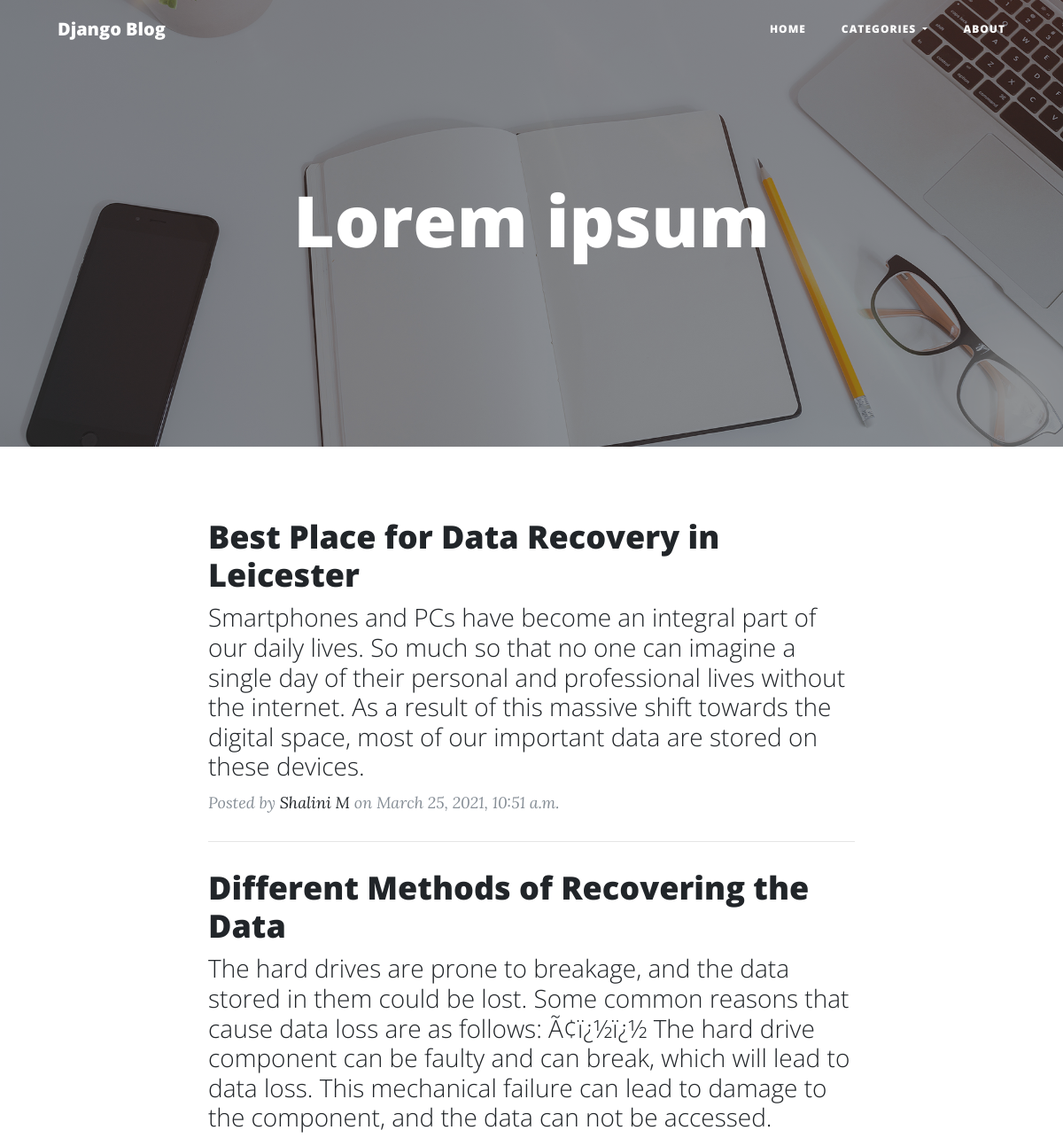
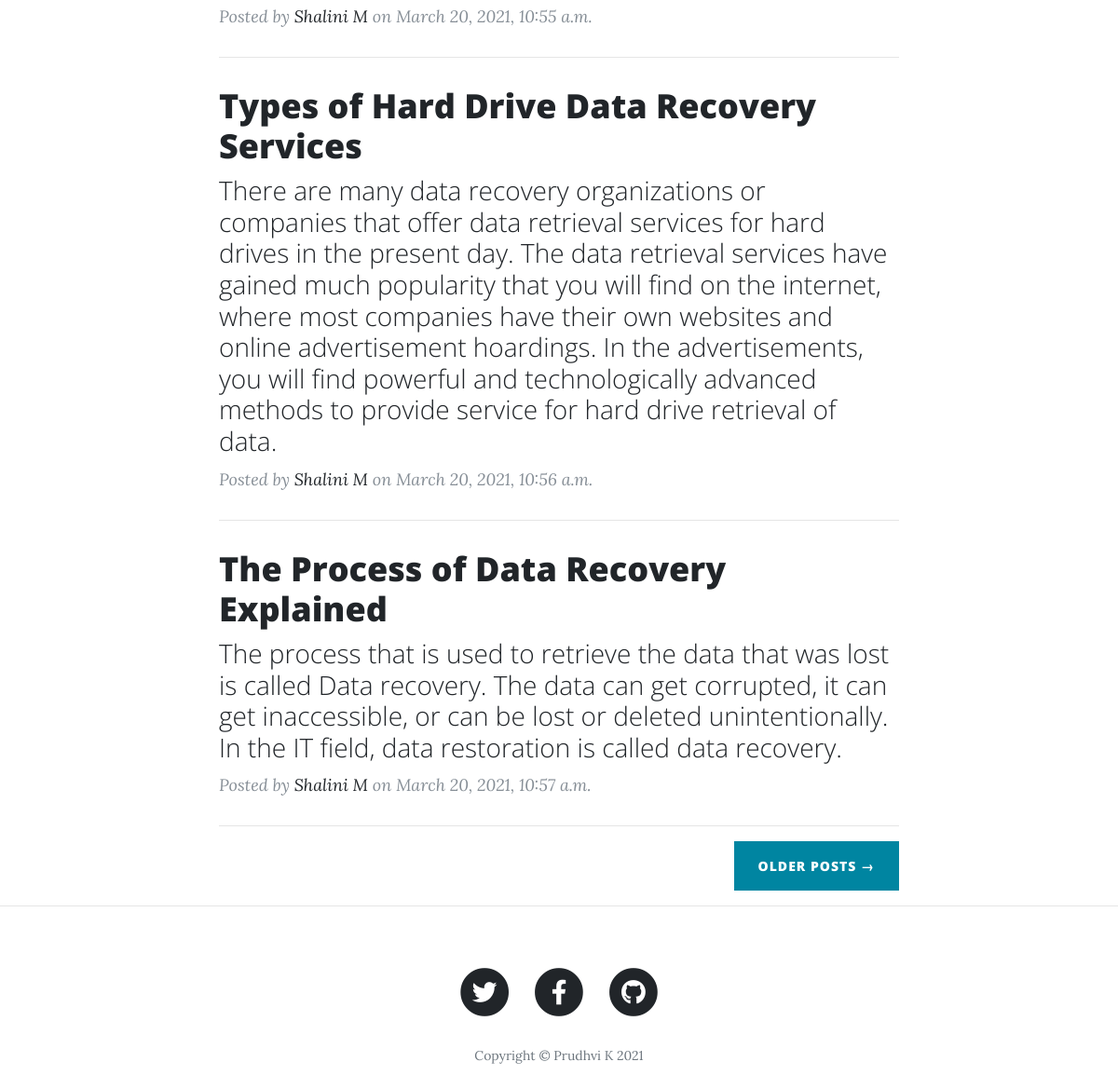
Page /category/2 on the committed database (2 pictures, top to bottom).
### blog/models.py (models this page shows)
class Post(models.Model):
    category = models.ForeignKey(Categorie, verbose_name="category",on_delete=models.CASCADE)
    title = models.CharField(max_length=255)
    sub_title = models.TextField()
    body    = models.TextField()
    author    = models.CharField(max_length=255)
    post_date    = models.DateTimeField()

### blog/views.py (the view)
# urls.py: path('category/<int:id>',views.categories,name='category'),
def categories(request,id):
    post_list = Post.objects.filter(category_id=id)
    page = request.GET.get('page', 1)
    paginator = Paginator(post_list, 4)
    try:
        posts = paginator.page(page)
    except PageNotAnInteger:
        posts = paginator.page(1)
    except EmptyPage:
        posts = paginator.page(paginator.num_pages)
    return render(request,'blog/categories.html',{ 'posts': posts })

### blog/templates/blog/categories.html (shortened to what this page needs)
{%extends 'base.html' %}
{%block content %}
<div class="container">
    <div class="row">
      <div class="col-lg-8 col-md-10 mx-auto">
        {%for post in posts%}
        <div class="post-preview">
          <a href="/{{post.id}}">
            <h2 class="post-title">
              {{post.title}}
            </h2>
            <h3 class="post-subtitle">
              {{post.sub_title}}
            </h3>
          </a>
          <p class="post-meta">Posted by
            <a href="#">{{post.author}}</a>
            on {{post.post_date}}</p>
        </div>
        <hr>
        {%endfor%}
        <div class="clearfix">
          {% if posts.has_next %}
          <a class="btn btn-primary float-right" href="?page={{ posts.next_page_number }}">Older Posts &rarr;</a>
          {%endif%}
        </div>
      </div>
    </div>
  </div>
  <hr>
{%endblock%}

### rows in the picture
Post: title "Best Place for Data Recovery in Leicester", sub_title "Smartphones and PCs have become an integral part of our daily lives. So much so that no one can imagine a single day of their personal and professional lives without the internet. As a result of this massive shift towards the digital space, most of our important data are stored on these devices.", author "Shalini M", post_date "March 25, 2021, 10:51 a.m."
Post: title "Different Methods of Recovering the Data", sub_title "The hard drives are prone to breakage, and the data stored in them could be lost. Some common reasons that cause data loss are as follows: Ã¢ï¿½ï¿½ The hard drive component can be faulty and can break, which will lead to data loss. This mechanical failure can lead to damage to the component, and the data can not be accessed.", author "Shalini M", post_date "March 20, 2021, 10:55 a.m."
Post: title "Types of Hard Drive Data Recovery Services", sub_title "There are many data recovery organizations or companies that offer data retrieval services for hard drives in the present day. The data retrieval services have gained much popularity that you will find on the internet, where most companies have their own websites and online advertisement hoardings. In the advertisements, you will find powerful and technologically advanced methods to provide service for hard drive retrieval of data.", author "Shalini M", post_date "March 20, 2021, 10:56 a.m."
Post: title "The Process of Data Recovery Explained", sub_title "The process that is used to retrieve the data that was lost is called Data recovery. The data can get corrupted, it can get inaccessible, or can be lost or deleted unintentionally. In the IT field, data restoration is called data recovery.", author "Shalini M", post_date "March 20, 2021, 10:57 a.m."
